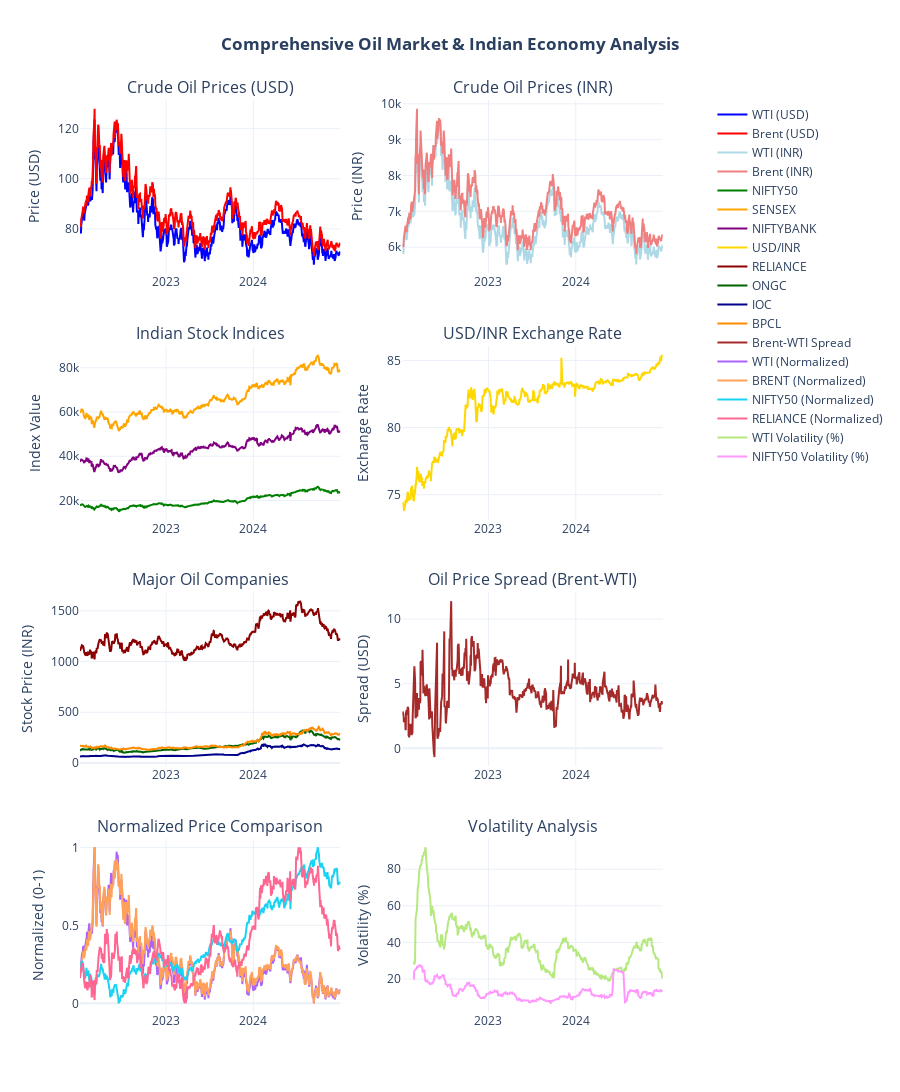

This figure's notebook cell:
### Markdown cell above
## 2. Time Series Visualization 📈

### Code cell
# Create comprehensive time series visualizations
fig = make_subplots(
    rows=4, cols=2,
    subplot_titles=[
        'Crude Oil Prices (USD)', 'Crude Oil Prices (INR)',
        'Indian Stock Indices', 'USD/INR Exchange Rate',
        'Major Oil Companies', 'Oil Price Spread (Brent-WTI)',
        'Normalized Price Comparison', 'Volatility Analysis'
    ],
    specs=[[{"secondary_y": False}, {"secondary_y": False}],
           [{"secondary_y": True}, {"secondary_y": False}],
           [{"secondary_y": True}, {"secondary_y": False}],
           [{"secondary_y": False}, {"secondary_y": False}]],
    vertical_spacing=0.08,
    horizontal_spacing=0.1
)

# 1. Crude Oil Prices (USD)
if 'WTI_Price_USD' in df.columns and 'BRENT_Price_USD' in df.columns:
    fig.add_trace(go.Scatter(x=df.index, y=df['WTI_Price_USD'], name='WTI (USD)', 
                           line=dict(color='blue', width=2)), row=1, col=1)
    fig.add_trace(go.Scatter(x=df.index, y=df['BRENT_Price_USD'], name='Brent (USD)', 
                           line=dict(color='red', width=2)), row=1, col=1)

# 2. Crude Oil Prices (INR)
if 'WTI_Price_INR' in df.columns and 'BRENT_Price_INR' in df.columns:
    fig.add_trace(go.Scatter(x=df.index, y=df['WTI_Price_INR'], name='WTI (INR)', 
                           line=dict(color='lightblue', width=2)), row=1, col=2)
    fig.add_trace(go.Scatter(x=df.index, y=df['BRENT_Price_INR'], name='Brent (INR)', 
                           line=dict(color='lightcoral', width=2)), row=1, col=2)

# 3. Indian Stock Indices
for i, idx in enumerate(['NIFTY50_Price', 'SENSEX_Price', 'NIFTYBANK_Price']):
    if idx in df.columns:
        colors = ['green', 'orange', 'purple']
        fig.add_trace(go.Scatter(x=df.index, y=df[idx], name=idx.replace('_Price', ''),
                               line=dict(color=colors[i], width=2)), row=2, col=1)

# 4. USD/INR Exchange Rate
if 'USD_INR_Rate' in df.columns:
    fig.add_trace(go.Scatter(x=df.index, y=df['USD_INR_Rate'], name='USD/INR',
                           line=dict(color='gold', width=2)), row=2, col=2)

# 5. Major Oil Companies
oil_companies_to_plot = ['RELIANCE_Price', 'ONGC_Price', 'IOC_Price', 'BPCL_Price']
colors_companies = ['darkred', 'darkgreen', 'darkblue', 'darkorange']
for i, company in enumerate(oil_companies_to_plot):
    if company in df.columns:
        fig.add_trace(go.Scatter(x=df.index, y=df[company], 
                               name=company.replace('_Price', ''),
                               line=dict(color=colors_companies[i], width=2)), row=3, col=1)

# 6. Oil Price Spread
if 'Oil_Spread_USD' in df.columns:
    fig.add_trace(go.Scatter(x=df.index, y=df['Oil_Spread_USD'], name='Brent-WTI Spread',
                           line=dict(color='brown', width=2)), row=3, col=2)

# 7. Normalized Comparison (all series scaled 0-1)
normalize_cols = ['WTI_Price_USD', 'BRENT_Price_USD', 'NIFTY50_Price', 'RELIANCE_Price']
normalize_cols = [col for col in normalize_cols if col in df.columns]
if normalize_cols:
    scaler = MinMaxScaler()
    normalized_data = pd.DataFrame(scaler.fit_transform(df[normalize_cols]), 
                                 index=df.index, columns=normalize_cols)
    for col in normalized_data.columns:
        fig.add_trace(go.Scatter(x=normalized_data.index, y=normalized_data[col], 
                               name=f'{col.replace("_Price", "").replace("_USD", "")} (Normalized)',
                               line=dict(width=2)), row=4, col=1)

# 8. Rolling Volatility (30-day)
vol_cols = ['WTI_Price_USD', 'NIFTY50_Price']
vol_cols = [col for col in vol_cols if col in df.columns]
for col in vol_cols:
    volatility = df[col].pct_change().rolling(30).std() * np.sqrt(252) * 100
    fig.add_trace(go.Scatter(x=df.index, y=volatility, 
                           name=f'{col.replace("_Price", "").replace("_USD", "")} Volatility (%)',
                           line=dict(width=2)), row=4, col=2)

# Update layout
fig.update_layout(
    height=1600,
    title_text="<b>Comprehensive Oil Market & Indian Economy Analysis</b>",
    title_x=0.5,
    showlegend=True,
    template="plotly_white"
)

# Update y-axis labels
fig.update_yaxes(title_text="Price (USD)", row=1, col=1)
fig.update_yaxes(title_text="Price (INR)", row=1, col=2)
fig.update_yaxes(title_text="Index Value", row=2, col=1)
fig.update_yaxes(title_text="Exchange Rate", row=2, col=2)
fig.update_yaxes(title_text="Stock Price (INR)", row=3, col=1)
fig.update_yaxes(title_text="Spread (USD)", row=3, col=2)
fig.update_yaxes(title_text="Normalized (0-1)", row=4, col=1)
fig.update_yaxes(title_text="Volatility (%)", row=4, col=2)

fig.show()

print("📊 Time series analysis complete!")

### Figure 1 — Plotly figure (JSON) as saved in the notebook; plotly's stock layout.template omitted (floating-point values rounded to 4 significant figures; data arrays with more than 128 entries replaced by an {"elided": "..."} marker saying what was removed)
{"data": [{"line": {"color": "blue", "width": 2}, "name": "WTI (USD)", "type": "scatter", "x": {"elided": "711 str values"}, "xaxis": "x", "y": {"elided": "711 float values"}, "yaxis": "y"}, {"line": {"color": "red", "width": 2}, "name": "Brent (USD)", "type": "scatter", "x": {"elided": "711 str values"}, "xaxis": "x", "y": {"elided": "711 float values"}, "yaxis": "y"}, {"line": {"color": "lightblue", "width": 2}, "name": "WTI (INR)", "type": "scatter", "x": {"elided": "711 str values"}, "xaxis": "x2", "y": {"elided": "711 float values"}, "yaxis": "y2"}, {"line": {"color": "lightcoral", "width": 2}, "name": "Brent (INR)", "type": "scatter", "x": {"elided": "711 str values"}, "xaxis": "x2", "y": {"elided": "711 float values"}, "yaxis": "y2"}, {"line": {"color": "green", "width": 2}, "name": "NIFTY50", "type": "scatter", "x": {"elided": "711 str values"}, "xaxis": "x3", "y": {"elided": "711 float values"}, "yaxis": "y3"}, {"line": {"color": "orange", "width": 2}, "name": "SENSEX", "type": "scatter", "x": {"elided": "711 str values"}, "xaxis": "x3", "y": {"elided": "711 float values"}, "yaxis": "y3"}, {"line": {"color": "purple", "width": 2}, "name": "NIFTYBANK", "type": "scatter", "x": {"elided": "711 str values"}, "xaxis": "x3", "y": {"elided": "711 float values"}, "yaxis": "y3"}, {"line": {"color": "gold", "width": 2}, "name": "USD/INR", "type": "scatter", "x": {"elided": "711 str values"}, "xaxis": "x4", "y": {"elided": "711 float values"}, "yaxis": "y5"}, {"line": {"color": "darkred", "width": 2}, "name": "RELIANCE", "type": "scatter", "x": {"elided": "711 str values"}, "xaxis": "x5", "y": {"elided": "711 float values"}, "yaxis": "y6"}, {"line": {"color": "darkgreen", "width": 2}, "name": "ONGC", "type": "scatter", "x": {"elided": "711 str values"}, "xaxis": "x5", "y": {"elided": "711 float values"}, "yaxis": "y6"}, {"line": {"color": "darkblue", "width": 2}, "name": "IOC", "type": "scatter", "x": {"elided": "711 str values"}, "xaxis": "x5", "y": {"elided": "711 float values"}, "yaxis": "y6"}, {"line": {"color": "darkorange", "width": 2}, "name": "BPCL", "type": "scatter", "x": {"elided": "711 str values"}, "xaxis": "x5", "y": {"elided": "711 float values"}, "yaxis": "y6"}, {"line": {"color": "brown", "width": 2}, "name": "Brent-WTI Spread", "type": "scatter", "x": {"elided": "711 str values"}, "xaxis": "x6", "y": {"elided": "711 float values"}, "yaxis": "y8"}, {"line": {"width": 2}, "name": "WTI (Normalized)", "type": "scatter", "x": {"elided": "711 str values"}, "xaxis": "x7", "y": {"elided": "711 float values"}, "yaxis": "y9"}, {"line": {"width": 2}, "name": "BRENT (Normalized)", "type": "scatter", "x": {"elided": "711 str values"}, "xaxis": "x7", "y": {"elided": "711 float values"}, "yaxis": "y9"}, {"line": {"width": 2}, "name": "NIFTY50 (Normalized)", "type": "scatter", "x": {"elided": "711 str values"}, "xaxis": "x7", "y": {"elided": "711 float values"}, "yaxis": "y9"}, {"line": {"width": 2}, "name": "RELIANCE (Normalized)", "type": "scatter", "x": {"elided": "711 str values"}, "xaxis": "x7", "y": {"elided": "711 float values"}, "yaxis": "y9"}, {"line": {"width": 2}, "name": "WTI Volatility (%)", "type": "scatter", "x": {"elided": "711 str values"}, "xaxis": "x8", "y": {"elided": "711 float values"}, "yaxis": "y10"}, {"line": {"width": 2}, "name": "NIFTY50 Volatility (%)", "type": "scatter", "x": {"elided": "711 str values"}, "xaxis": "x8", "y": {"elided": "711 float values"}, "yaxis": "y10"}], "layout": {"annotations": [{"font": {"size": 16}, "showarrow": false, "text": "Crude Oil Prices (USD)", "x": 0.21, "xanchor": "center", "xref": "paper", "y": 1, "yanchor": "bottom", "yref": "paper"}, {"font": {"size": 16}, "showarrow": false, "text": "Crude Oil Prices (INR)", "x": 0.73, "xanchor": "center", "xref": "paper", "y": 1, "yanchor": "bottom", "yref": "paper"}, {"font": {"size": 16}, "showarrow": false, "text": "Indian Stock Indices", "x": 0.21, "xanchor": "center", "xref": "paper", "y": 0.73, "yanchor": "bottom", "yref": "paper"}, {"font": {"size": 16}, "showarrow": false, "text": "USD/INR Exchange Rate", "x": 0.73, "xanchor": "center", "xref": "paper", "y": 0.73, "yanchor": "bottom", "yref": "paper"}, {"font": {"size": 16}, "showarrow": false, "text": "Major Oil Companies", "x": 0.21, "xanchor": "center", "xref": "paper", "y": 0.46, "yanchor": "bottom", "yref": "paper"}, {"font": {"size": 16}, "showarrow": false, "text": "Oil Price Spread (Brent-WTI)", "x": 0.73, "xanchor": "center", "xref": "paper", "y": 0.46, "yanchor": "bottom", "yref": "paper"}, {"font": {"size": 16}, "showarrow": false, "text": "Normalized Price Comparison", "x": 0.21, "xanchor": "center", "xref": "paper", "y": 0.19, "yanchor": "bottom", "yref": "paper"}, {"font": {"size": 16}, "showarrow": false, "text": "Volatility Analysis", "x": 0.73, "xanchor": "center", "xref": "paper", "y": 0.19, "yanchor": "bottom", "yref": "paper"}], "height": 1600, "showlegend": true, "title": {"text": "<b>Comprehensive Oil Market & Indian Economy Analysis</b>", "x": 0.5}, "xaxis": {"anchor": "y", "domain": [0, 0.42]}, "xaxis2": {"anchor": "y2", "domain": [0.52, 0.94]}, "xaxis3": {"anchor": "y3", "domain": [0, 0.42]}, "xaxis4": {"anchor": "y5", "domain": [0.52, 0.94]}, "xaxis5": {"anchor": "y6", "domain": [0, 0.42]}, "xaxis6": {"anchor": "y8", "domain": [0.52, 0.94]}, "xaxis7": {"anchor": "y9", "domain": [0, 0.42]}, "xaxis8": {"anchor": "y10", "domain": [0.52, 0.94]}, "yaxis": {"anchor": "x", "domain": [0.81, 1], "title": {"text": "Price (USD)"}}, "yaxis10": {"anchor": "x8", "domain": [0, 0.19], "title": {"text": "Volatility (%)"}}, "yaxis2": {"anchor": "x2", "domain": [0.81, 1], "title": {"text": "Price (INR)"}}, "yaxis3": {"anchor": "x3", "domain": [0.54, 0.73], "title": {"text": "Index Value"}}, "yaxis4": {"anchor": "x3", "overlaying": "y3", "side": "right", "title": {"text": "Index Value"}}, "yaxis5": {"anchor": "x4", "domain": [0.54, 0.73], "title": {"text": "Exchange Rate"}}, "yaxis6": {"anchor": "x5", "domain": [0.27, 0.46], "title": {"text": "Stock Price (INR)"}}, "yaxis7": {"anchor": "x5", "overlaying": "y6", "side": "right", "title": {"text": "Stock Price (INR)"}}, "yaxis8": {"anchor": "x6", "domain": [0.27, 0.46], "title": {"text": "Spread (USD)"}}, "yaxis9": {"anchor": "x7", "domain": [0, 0.19], "title": {"text": "Normalized (0-1)"}}}}
